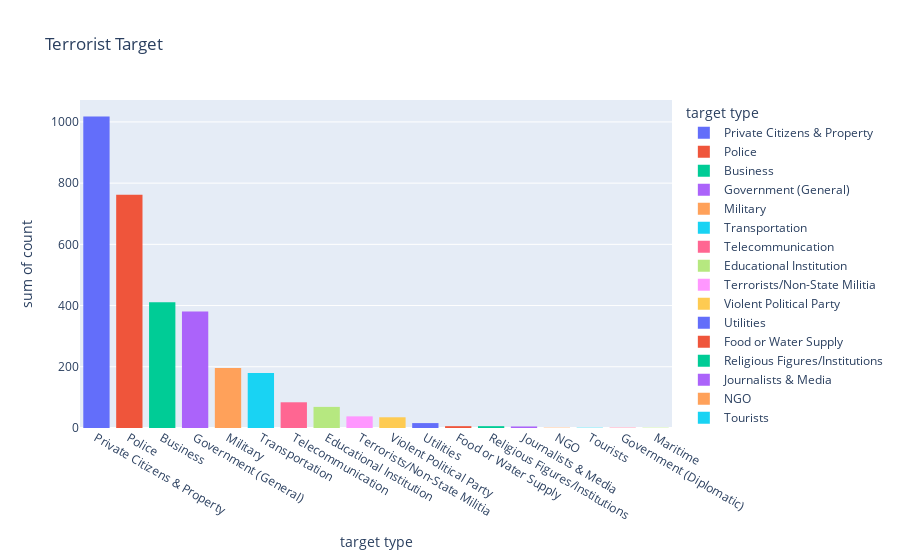

Here is the notebook cell this chart was saved with:
### Code cell
targettype1 = dataset.Targettype.value_counts()
ttdf = pd.DataFrame({'target type':targettype1.index , 'count':targettype1.values})
fg5 = px.histogram(ttdf , x = 'target type' , y = 'count' , color='target type' , title = 'Terrorist Target')
fg5.show()

### Figure 1 — Plotly figure (JSON) as saved in the notebook; plotly's stock layout.template omitted (floating-point values rounded to 4 significant figures)
{"data": [{"alignmentgroup": "True", "bingroup": "x", "histfunc": "sum", "hovertemplate": "target type=%{x}<br>sum of count=%{y}<extra></extra>", "legendgroup": "Private Citizens & Property", "marker": {"color": "#636efa", "pattern": {"shape": ""}}, "name": "Private Citizens & Property", "offsetgroup": "Private Citizens & Property", "orientation": "v", "showlegend": true, "type": "histogram", "x": ["Private Citizens & Property"], "xaxis": "x", "y": [1018], "yaxis": "y"}, {"alignmentgroup": "True", "bingroup": "x", "histfunc": "sum", "hovertemplate": "target type=%{x}<br>sum of count=%{y}<extra></extra>", "legendgroup": "Police", "marker": {"color": "#EF553B", "pattern": {"shape": ""}}, "name": "Police", "offsetgroup": "Police", "orientation": "v", "showlegend": true, "type": "histogram", "x": ["Police"], "xaxis": "x", "y": [762], "yaxis": "y"}, {"alignmentgroup": "True", "bingroup": "x", "histfunc": "sum", "hovertemplate": "target type=%{x}<br>sum of count=%{y}<extra></extra>", "legendgroup": "Business", "marker": {"color": "#00cc96", "pattern": {"shape": ""}}, "name": "Business", "offsetgroup": "Business", "orientation": "v", "showlegend": true, "type": "histogram", "x": ["Business"], "xaxis": "x", "y": [411], "yaxis": "y"}, {"alignmentgroup": "True", "bingroup": "x", "histfunc": "sum", "hovertemplate": "target type=%{x}<br>sum of count=%{y}<extra></extra>", "legendgroup": "Government (General)", "marker": {"color": "#ab63fa", "pattern": {"shape": ""}}, "name": "Government (General)", "offsetgroup": "Government (General)", "orientation": "v", "showlegend": true, "type": "histogram", "x": ["Government (General)"], "xaxis": "x", "y": [381], "yaxis": "y"}, {"alignmentgroup": "True", "bingroup": "x", "histfunc": "sum", "hovertemplate": "target type=%{x}<br>sum of count=%{y}<extra></extra>", "legendgroup": "Military", "marker": {"color": "#FFA15A", "pattern": {"shape": ""}}, "name": "Military", "offsetgroup": "Military", "orientation": "v", "showlegend": true, "type": "histogram", "x": ["Military"], "xaxis": "x", "y": [196], "yaxis": "y"}, {"alignmentgroup": "True", "bingroup": "x", "histfunc": "sum", "hovertemplate": "target type=%{x}<br>sum of count=%{y}<extra></extra>", "legendgroup": "Transportation", "marker": {"color": "#19d3f3", "pattern": {"shape": ""}}, "name": "Transportation", "offsetgroup": "Transportation", "orientation": "v", "showlegend": true, "type": "histogram", "x": ["Transportation"], "xaxis": "x", "y": [180], "yaxis": "y"}, {"alignmentgroup": "True", "bingroup": "x", "histfunc": "sum", "hovertemplate": "target type=%{x}<br>sum of count=%{y}<extra></extra>", "legendgroup": "Telecommunication", "marker": {"color": "#FF6692", "pattern": {"shape": ""}}, "name": "Telecommunication", "offsetgroup": "Telecommunication", "orientation": "v", "showlegend": true, "type": "histogram", "x": ["Telecommunication"], "xaxis": "x", "y": [84], "yaxis": "y"}, {"alignmentgroup": "True", "bingroup": "x", "histfunc": "sum", "hovertemplate": "target type=%{x}<br>sum of count=%{y}<extra></extra>", "legendgroup": "Educational Institution", "marker": {"color": "#B6E880", "pattern": {"shape": ""}}, "name": "Educational Institution", "offsetgroup": "Educational Institution", "orientation": "v", "showlegend": true, "type": "histogram", "x": ["Educational Institution"], "xaxis": "x", "y": [69], "yaxis": "y"}, {"alignmentgroup": "True", "bingroup": "x", "histfunc": "sum", "hovertemplate": "target type=%{x}<br>sum of count=%{y}<extra></extra>", "legendgroup": "Terrorists/Non-State Militia", "marker": {"color": "#FF97FF", "pattern": {"shape": ""}}, "name": "Terrorists/Non-State Militia", "offsetgroup": "Terrorists/Non-State Militia", "orientation": "v", "showlegend": true, "type": "histogram", "x": ["Terrorists/Non-State Militia"], "xaxis": "x", "y": [38], "yaxis": "y"}, {"alignmentgroup": "True", "bingroup": "x", "histfunc": "sum", "hovertemplate": "target type=%{x}<br>sum of count=%{y}<extra></extra>", "legendgroup": "Violent Political Party", "marker": {"color": "#FECB52", "pattern": {"shape": ""}}, "name": "Violent Political Party", "offsetgroup": "Violent Political Party", "orientation": "v", "showlegend": true, "type": "histogram", "x": ["Violent Political Party"], "xaxis": "x", "y": [35], "yaxis": "y"}, {"alignmentgroup": "True", "bingroup": "x", "histfunc": "sum", "hovertemplate": "target type=%{x}<br>sum of count=%{y}<extra></extra>", "legendgroup": "Utilities", "marker": {"color": "#636efa", "pattern": {"shape": ""}}, "name": "Utilities", "offsetgroup": "Utilities", "orientation": "v", "showlegend": true, "type": "histogram", "x": ["Utilities"], "xaxis": "x", "y": [16], "yaxis": "y"}, {"alignmentgroup": "True", "bingroup": "x", "histfunc": "sum", "hovertemplate": "target type=%{x}<br>sum of count=%{y}<extra></extra>", "legendgroup": "Food or Water Supply", "marker": {"color": "#EF553B", "pattern": {"shape": ""}}, "name": "Food or Water Supply", "offsetgroup": "Food or Water Supply", "orientation": "v", "showlegend": true, "type": "histogram", "x": ["Food or Water Supply"], "xaxis": "x", "y": [6], "yaxis": "y"}, {"alignmentgroup": "True", "bingroup": "x", "histfunc": "sum", "hovertemplate": "target type=%{x}<br>sum of count=%{y}<extra></extra>", "legendgroup": "Religious Figures/Institutions", "marker": {"color": "#00cc96", "pattern": {"shape": ""}}, "name": "Religious Figures/Institutions", "offsetgroup": "Religious Figures/Institutions", "orientation": "v", "showlegend": true, "type": "histogram", "x": ["Religious Figures/Institutions"], "xaxis": "x", "y": [6], "yaxis": "y"}, {"alignmentgroup": "True", "bingroup": "x", "histfunc": "sum", "hovertemplate": "target type=%{x}<br>sum of count=%{y}<extra></extra>", "legendgroup": "Journalists & Media", "marker": {"color": "#ab63fa", "pattern": {"shape": ""}}, "name": "Journalists & Media", "offsetgroup": "Journalists & Media", "orientation": "v", "showlegend": true, "type": "histogram", "x": ["Journalists & Media"], "xaxis": "x", "y": [5], "yaxis": "y"}, {"alignmentgroup": "True", "bingroup": "x", "histfunc": "sum", "hovertemplate": "target type=%{x}<br>sum of count=%{y}<extra></extra>", "legendgroup": "NGO", "marker": {"color": "#FFA15A", "pattern": {"shape": ""}}, "name": "NGO", "offsetgroup": "NGO", "orientation": "v", "showlegend": true, "type": "histogram", "x": ["NGO"], "xaxis": "x", "y": [1], "yaxis": "y"}, {"alignmentgroup": "True", "bingroup": "x", "histfunc": "sum", "hovertemplate": "target type=%{x}<br>sum of count=%{y}<extra></extra>", "legendgroup": "Tourists", "marker": {"color": "#19d3f3", "pattern": {"shape": ""}}, "name": "Tourists", "offsetgroup": "Tourists", "orientation": "v", "showlegend": true, "type": "histogram", "x": ["Tourists"], "xaxis": "x", "y": [1], "yaxis": "y"}, {"alignmentgroup": "True", "bingroup": "x", "histfunc": "sum", "hovertemplate": "target type=%{x}<br>sum of count=%{y}<extra></extra>", "legendgroup": "Government (Diplomatic)", "marker": {"color": "#FF6692", "pattern": {"shape": ""}}, "name": "Government (Diplomatic)", "offsetgroup": "Government (Diplomatic)", "orientation": "v", "showlegend": true, "type": "histogram", "x": ["Government (Diplomatic)"], "xaxis": "x", "y": [1], "yaxis": "y"}, {"alignmentgroup": "True", "bingroup": "x", "histfunc": "sum", "hovertemplate": "target type=%{x}<br>sum of count=%{y}<extra></extra>", "legendgroup": "Maritime", "marker": {"color": "#B6E880", "pattern": {"shape": ""}}, "name": "Maritime", "offsetgroup": "Maritime", "orientation": "v", "showlegend": true, "type": "histogram", "x": ["Maritime"], "xaxis": "x", "y": [1], "yaxis": "y"}], "layout": {"barmode": "relative", "legend": {"title": {"text": "target type"}, "tracegroupgap": 0}, "title": {"text": "Terrorist Target"}, "xaxis": {"anchor": "y", "categoryarray": ["Private Citizens & Property", "Police", "Business", "Government (General)", "Military", "Transportation", "Telecommunication", "Educational Institution", "Terrorists/Non-State Militia", "Violent Political Party", "Utilities", "Food or Water Supply", "Religious Figures/Institutions", "Journalists & Media", "NGO", "Tourists", "Government (Diplomatic)", "Maritime"], "categoryorder": "array", "domain": [0, 1], "title": {"text": "target type"}}, "yaxis": {"anchor": "x", "domain": [0, 1], "title": {"text": "sum of count"}}}}
